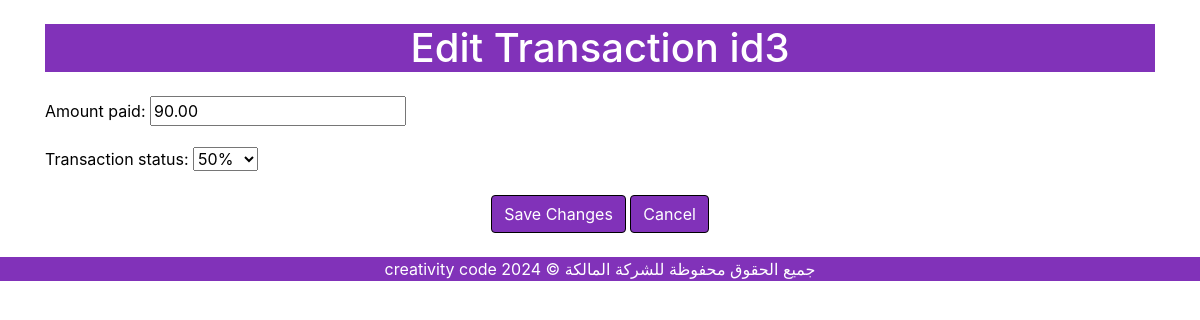
Before: /home/transactions/edit/3/ with the older database file.
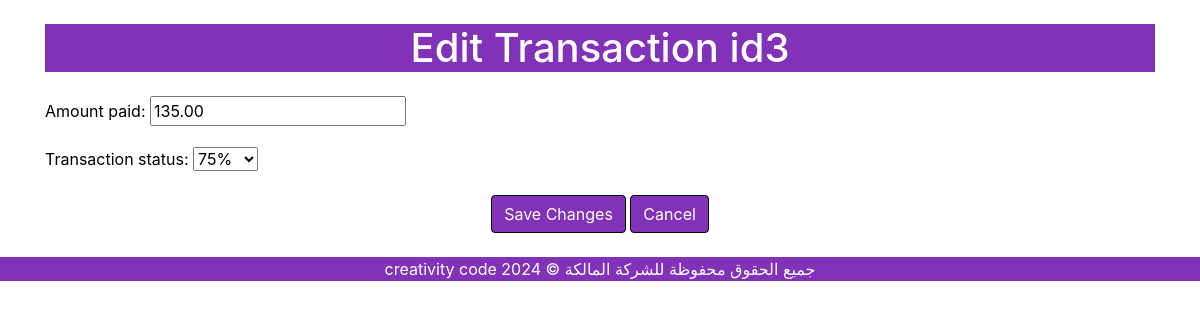
After: the same page with the newer database file.
### transactions/models.py (models this page shows, shortened)
class Transaction(models.Model):
    service_request = models.OneToOneField(ServiceRequest, on_delete=models.CASCADE)
    amount_paid = models.DecimalField(max_digits=10, decimal_places=2, default=Decimal('0.00'))  # المبلغ المدفوع
    amount_remaining = models.DecimalField(max_digits=10, decimal_places=2)  # المبلغ المتبقي
    transaction_date = models.DateTimeField(default=timezone.now)  # تاريخ المعاملة
    STATUS_CHOICES = [
        ('25%', '25%'),
        ('50%', '50%'),
        ('75%', '75%'),
        ('100%', '100%'),
    ]
    transaction_status = models.CharField(max_length=4, choices=STATUS_CHOICES, default='25%')  # حالة المعاملة

### transactions/views.py (the view)
# urls.py: path('edit/<int:transaction_id>/', views.edit_transaction, name='edit_transaction'),  # تعديل معاملة
def edit_transaction(request, transaction_id):
    transaction = get_object_or_404(Transaction, id=transaction_id)
    if request.method == 'POST':
        form = TransactionForm(request.POST, instance=transaction)
        if form.is_valid():
            form.save()
            return redirect('transactions:transaction_list')
    else:
        form = TransactionForm(instance=transaction)
    return render(request, 'transactions/edit_transaction.html', {'form': form, 'transaction': transaction})

### transactions/forms.py (shortened to what this page needs)
class TransactionForm(forms.ModelForm):
    class Meta:
        model = Transaction
        fields = ['amount_paid', 'transaction_status']

### transactions/templates/transactions/edit_transaction.html (shortened to what this page needs)
<!DOCTYPE html>
<html lang="en">
<head>
    <link href="https://stackpath.bootstrapcdn.com/bootstrap/4.5.2/css/bootstrap.min.css" rel="stylesheet">
</head>
<body>
    <div class="container mt-4">
        <h1 class="text-center" style="color: #fff; background-color: #8132b9;">Edit Transaction id{{ transaction.id }}</h1>
        <form method="post" class="mt-4">
            {{ form.as_p }}
            <div class="text-center">
                <button type="submit" class="btn">Save Changes</button>
                <a href="{% url 'transactions:transaction_list' %}" class="btn">Cancel</a>
            </div>
        </form>
    </div>
    <footer class="text-center mt-4" style="color: #fff;background-color: #8132b9;">
        <p>creativity code جميع الحقوق محفوظة للشركة المالكة &copy; 2024</p>
    </footer>
</body>
</html>

Changed rows visible on the page:
changed Transaction id 3: amount_paid "90.00" → "135.00"; transaction_status "50%" → "75%"
